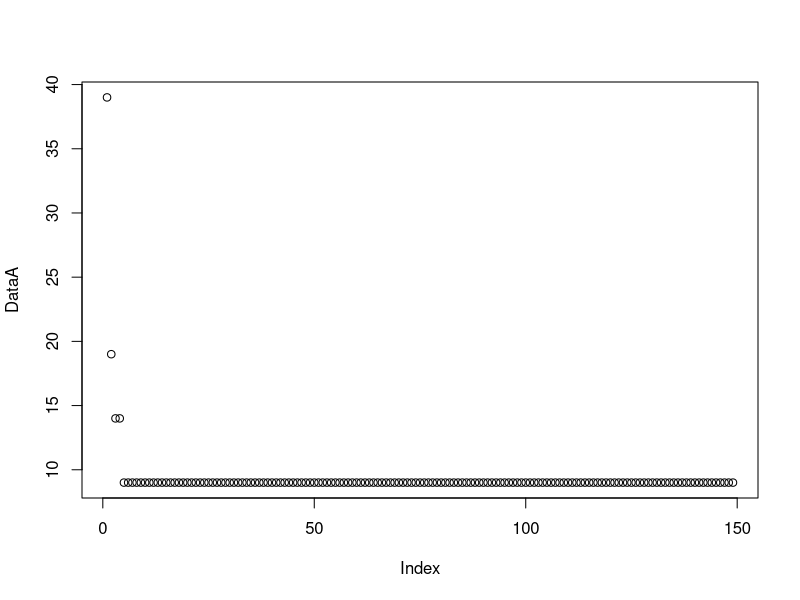

Recreate this plot in R.
sortObjectsByDist = function(xl, k){
  
  l = dim(xl)[1];
  z = xl[k, 1:2];
  
  distances = matrix(NA, l-1, 2);
  
  c = 1;
  
  for (i in 1:l){
    if(i != k ){
      distances[c, ] = c(sqrt(sum((xl[i, 1:2] - z)^2)), xl[i, 3]);
      c = c + 1;
    }
  }
  
  orderedXl = distances[order(distances[, 1]),];
  
  return (orderedXl);
}

LOO = function(xl, q){
  n = dim(xl)[1] - 1;
  DataA = array(0,n);
  
  for(i in 1:n){
    
    orderedXl = sortObjectsByDist(xl, i);
    
    
    for(k in 1:n){
      weightClasses = table(xl[0, 3]);
      
      for(j in 1:k){
        #print(j);
        if(orderedXl[j,2] == 1){ weightClasses[1] = weightClasses[1] + (orderedXl[j,1] * q^j);}
        else if(orderedXl[j,2] == 2){ weightClasses[2] = weightClasses[2] + (orderedXl[j,1] * q^j);}
        else if(orderedXl[j,2] == 3){ weightClasses[3] = weightClasses[3] + (orderedXl[j,1] * q^j);}
      }
      
      class = names(which.max(weightClasses));
      
      if(class != xl[i,3]){
        DataA[k] = DataA[k] + 1;
      }
    }
    print(i);
    print(DataA);
  }
  
  return (DataA)
}

xl = iris[,3:5];
DataA = LOO(xl, q=0.2);  
print(DataA);
print(which.min(DataA));

plot(DataA)
